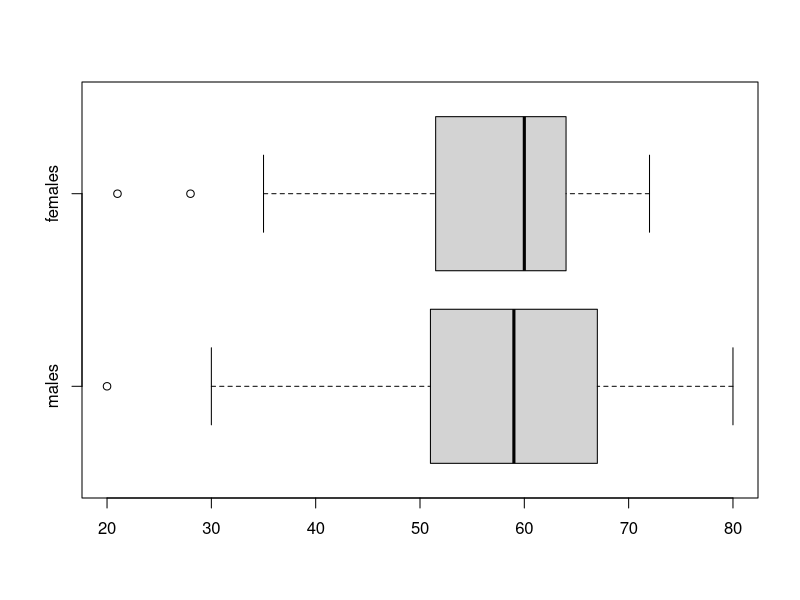

Write the R code that produced this figure.
## ---- chunk 1
library(readxl)
GpaGender = read_excel("./GpaGender.xls")
n = length(GpaGender$SelfConcept)
n
significance = 0.05

#males
X = GpaGender[which(GpaGender$Gender == 2), "SelfConcept"]
X
male_summary = summary(X)
male_summary

#females
Y = GpaGender[which(GpaGender$Gender == 1), "SelfConcept"]
Y
female_summary = summary(Y)
female_summary

## ---- chunk 2
together = c(X,Y)
together
boxplot(together,horizontal = TRUE, names = c("males","females"))
## ---- chunk 3
t.test(X,conf.level = 0.95)
## ---- chunk 4
t.test(Y,conf.level = 0.95)
## ---- chunk 5

cat("The null hypothesis is H0 : σ2X = σ2Y")
nx = length(X$SelfConcept)
nx
ny = length(Y$SelfConcept)
ny
var(X$SelfConcept)
var(Y$SelfConcept)
## ---- chunk 6
var.test(X$SelfConcept, Y$SelfConcept, ratio = 1, alternative = "less")

## ---- chunk 7
t.test(X$SelfConcept,Y$SelfConcept, alternative = "two.sided", paired = FALSE, var.equal = TRUE)
## ---- chunk 8
bin = ifelse(GpaGender$SelfConcept > 50, 1 ,0)
bin

prop.test(sum(bin), length(bin), p = 0.45, alternative = "greater", correct = FALSE)
## ---- chunk 9
malebin = ifelse(X > 50, 1, 0)
femalebin = ifelse(Y > 50,1,0)

prop.test(c(sum(malebin),sum(femalebin)), c(length(malebin),length(femalebin)), alternative = "two.sided", correct = FALSE)
